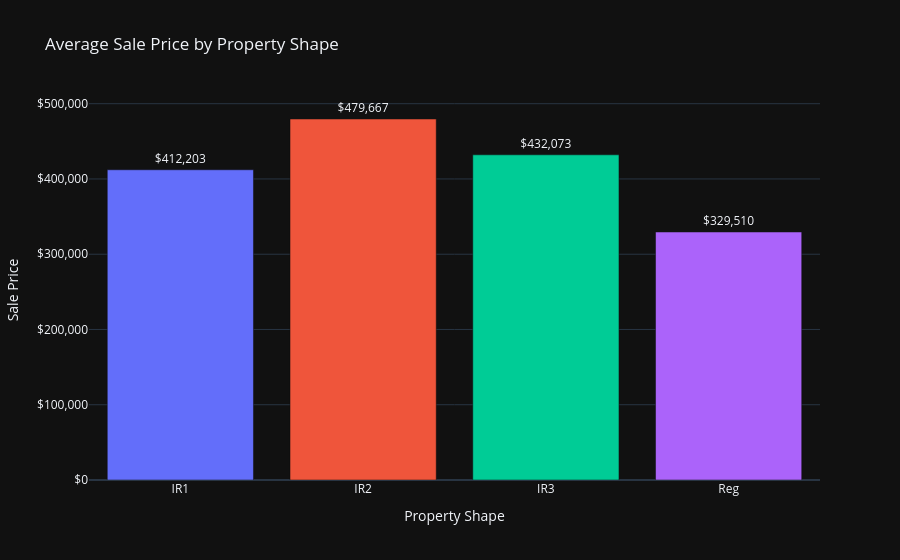
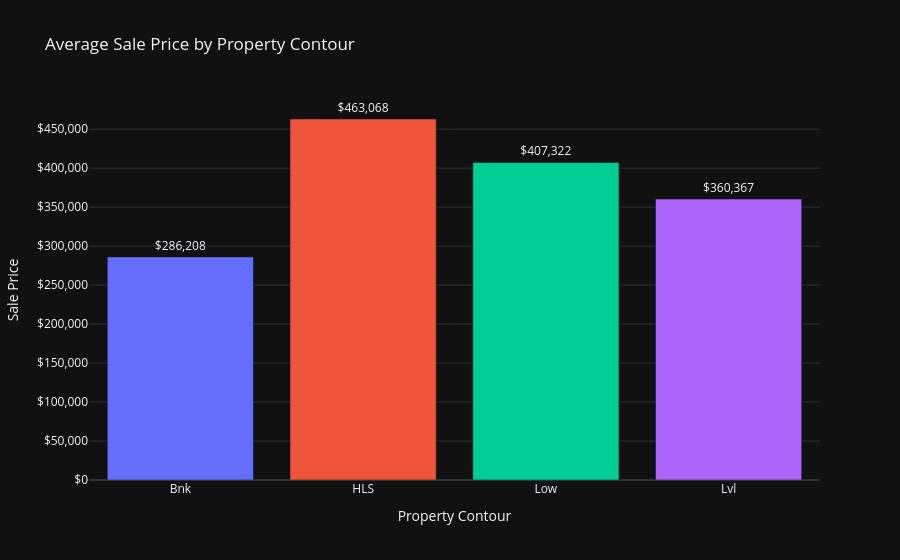

The cell these charts' notebook holds for them, in order:
### Code cell
# 4. Average sale price by property shape
colors = px.colors.qualitative.Plotly

shape_prices = df.groupby('LotShape')['SalePrice'].mean()
contour_prices = df.groupby('LandContour')['SalePrice'].mean()
# Shape Prices
fig7 = px.bar(x=shape_prices.index, y=shape_prices.values, title='Average Sale Price by Property Shape',
              template='plotly_dark', text=shape_prices.values)

fig7.update_traces(marker_color=colors, texttemplate='$%{text:,.0f}', textposition='outside')
fig7.update_yaxes(title='Sale Price', tickprefix='$', tickformat=',')
fig7.update_xaxes(title='Property Shape')
fig7.update_layout(showlegend=False)

# Contour Prices
fig8 = px.bar(x=contour_prices.index, y=contour_prices.values, title='Average Sale Price by Property Contour',
              template='plotly_dark', text=contour_prices.values)

fig8.update_traces(marker_color=colors, texttemplate='$%{text:,.0f}', textposition='outside')
fig8.update_yaxes(title='Sale Price', tickprefix='$', tickformat=',')
fig8.update_xaxes(title='Property Contour')
fig8.update_layout(showlegend=False)

fig7.show()
fig8.show()

### Figure 1 — Plotly figure (JSON) as saved in the notebook; plotly's stock layout.template omitted (floating-point values rounded to 4 significant figures)
{"data": [{"hovertemplate": "x=%{x}<br>y=%{y}<br>text=%{text}<extra></extra>", "legendgroup": "", "marker": {"color": ["#636EFA", "#EF553B", "#00CC96", "#AB63FA", "#FFA15A", "#19D3F3", "#FF6692", "#B6E880", "#FF97FF", "#FECB52"], "pattern": {"shape": ""}}, "name": "", "orientation": "v", "showlegend": false, "text": [412200.0, 479700.0, 432100.0, 329500.0], "textposition": "outside", "texttemplate": "$%{text:,.0f}", "type": "bar", "x": ["IR1", "IR2", "IR3", "Reg"], "xaxis": "x", "y": [412200.0, 479700.0, 432100.0, 329500.0], "yaxis": "y"}], "layout": {"barmode": "relative", "legend": {"tracegroupgap": 0}, "showlegend": false, "title": {"text": "Average Sale Price by Property Shape"}, "xaxis": {"anchor": "y", "domain": [0, 1], "title": {"text": "Property Shape"}}, "yaxis": {"anchor": "x", "domain": [0, 1], "tickformat": ",", "tickprefix": "$", "title": {"text": "Sale Price"}}}}

### Figure 2 — Plotly figure (JSON) as saved in the notebook; plotly's stock layout.template omitted (floating-point values rounded to 4 significant figures)
{"data": [{"hovertemplate": "x=%{x}<br>y=%{y}<br>text=%{text}<extra></extra>", "legendgroup": "", "marker": {"color": ["#636EFA", "#EF553B", "#00CC96", "#AB63FA", "#FFA15A", "#19D3F3", "#FF6692", "#B6E880", "#FF97FF", "#FECB52"], "pattern": {"shape": ""}}, "name": "", "orientation": "v", "showlegend": false, "text": [286200.0, 463100.0, 407300.0, 360400.0], "textposition": "outside", "texttemplate": "$%{text:,.0f}", "type": "bar", "x": ["Bnk", "HLS", "Low", "Lvl"], "xaxis": "x", "y": [286200.0, 463100.0, 407300.0, 360400.0], "yaxis": "y"}], "layout": {"barmode": "relative", "legend": {"tracegroupgap": 0}, "showlegend": false, "title": {"text": "Average Sale Price by Property Contour"}, "xaxis": {"anchor": "y", "domain": [0, 1], "title": {"text": "Property Contour"}}, "yaxis": {"anchor": "x", "domain": [0, 1], "tickformat": ",", "tickprefix": "$", "title": {"text": "Sale Price"}}}}
